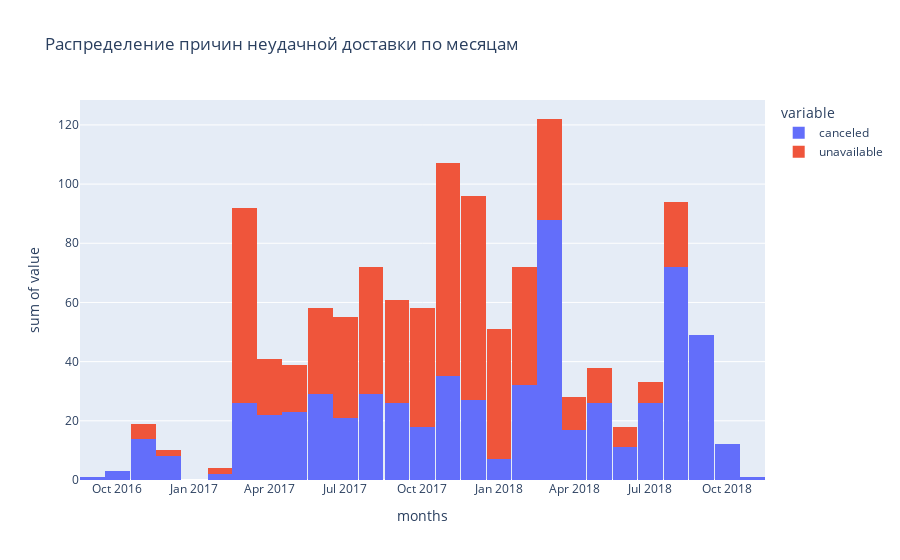

The code cell stored with this chart in its notebook:
### Markdown cell above
#### Построим распределение причин по которым не доставляется товар по месяцам.
Чтобы график ниже отобразился перезапустите ячейку

### Code cell
fig = px.histogram(table_2.reset_index(), x='months', y = ['canceled', 'unavailable'], 
                   nbins = table_2.shape[0], labels={
                   "order_estimated_delivery_date": "Распределение по месяцам"},
                   title="Распределение причин неудачной доставки по месяцам")
fig.show()

### Figure 1 — Plotly figure (JSON) as saved in the notebook; plotly's stock layout.template omitted (floating-point values rounded to 4 significant figures)
{"data": [{"alignmentgroup": "True", "bingroup": "x", "histfunc": "sum", "hovertemplate": "variable=canceled<br>months=%{x}<br>sum of value=%{y}<extra></extra>", "legendgroup": "canceled", "marker": {"color": "#636efa", "pattern": {"shape": ""}}, "name": "canceled", "nbinsx": 27, "offsetgroup": "canceled", "orientation": "v", "showlegend": true, "type": "histogram", "x": ["2016-09-01T00:00:00", "2016-10-01T00:00:00", "2016-11-01T00:00:00", "2016-12-01T00:00:00", "2017-01-01T00:00:00", "2017-02-01T00:00:00", "2017-03-01T00:00:00", "2017-04-01T00:00:00", "2017-05-01T00:00:00", "2017-06-01T00:00:00", "2017-07-01T00:00:00", "2017-08-01T00:00:00", "2017-09-01T00:00:00", "2017-10-01T00:00:00", "2017-11-01T00:00:00", "2017-12-01T00:00:00", "2018-01-01T00:00:00", "2018-02-01T00:00:00", "2018-03-01T00:00:00", "2018-04-01T00:00:00", "2018-05-01T00:00:00", "2018-06-01T00:00:00", "2018-07-01T00:00:00", "2018-08-01T00:00:00", "2018-09-01T00:00:00", "2018-10-01T00:00:00", "2018-11-01T00:00:00"], "xaxis": "x", "y": [1, 3, 14, 8, 0, 2, 26, 22, 23, 29, 21, 29, 26, 18, 35, 27, 7, 32, 88, 17, 26, 11, 26, 72, 49, 12, 1], "yaxis": "y"}, {"alignmentgroup": "True", "bingroup": "x", "histfunc": "sum", "hovertemplate": "variable=unavailable<br>months=%{x}<br>sum of value=%{y}<extra></extra>", "legendgroup": "unavailable", "marker": {"color": "#EF553B", "pattern": {"shape": ""}}, "name": "unavailable", "nbinsx": 27, "offsetgroup": "unavailable", "orientation": "v", "showlegend": true, "type": "histogram", "x": ["2016-09-01T00:00:00", "2016-10-01T00:00:00", "2016-11-01T00:00:00", "2016-12-01T00:00:00", "2017-01-01T00:00:00", "2017-02-01T00:00:00", "2017-03-01T00:00:00", "2017-04-01T00:00:00", "2017-05-01T00:00:00", "2017-06-01T00:00:00", "2017-07-01T00:00:00", "2017-08-01T00:00:00", "2017-09-01T00:00:00", "2017-10-01T00:00:00", "2017-11-01T00:00:00", "2017-12-01T00:00:00", "2018-01-01T00:00:00", "2018-02-01T00:00:00", "2018-03-01T00:00:00", "2018-04-01T00:00:00", "2018-05-01T00:00:00", "2018-06-01T00:00:00", "2018-07-01T00:00:00", "2018-08-01T00:00:00", "2018-09-01T00:00:00", "2018-10-01T00:00:00", "2018-11-01T00:00:00"], "xaxis": "x", "y": [0, 0, 5, 2, 0, 2, 66, 19, 16, 29, 34, 43, 35, 40, 72, 69, 44, 40, 34, 11, 12, 7, 7, 22, 0, 0, 0], "yaxis": "y"}], "layout": {"barmode": "relative", "legend": {"title": {"text": "variable"}, "tracegroupgap": 0}, "title": {"text": "Распределение причин неудачной доставки по месяцам"}, "xaxis": {"anchor": "y", "domain": [0, 1], "title": {"text": "months"}}, "yaxis": {"anchor": "x", "domain": [0, 1], "title": {"text": "sum of value"}}}}
